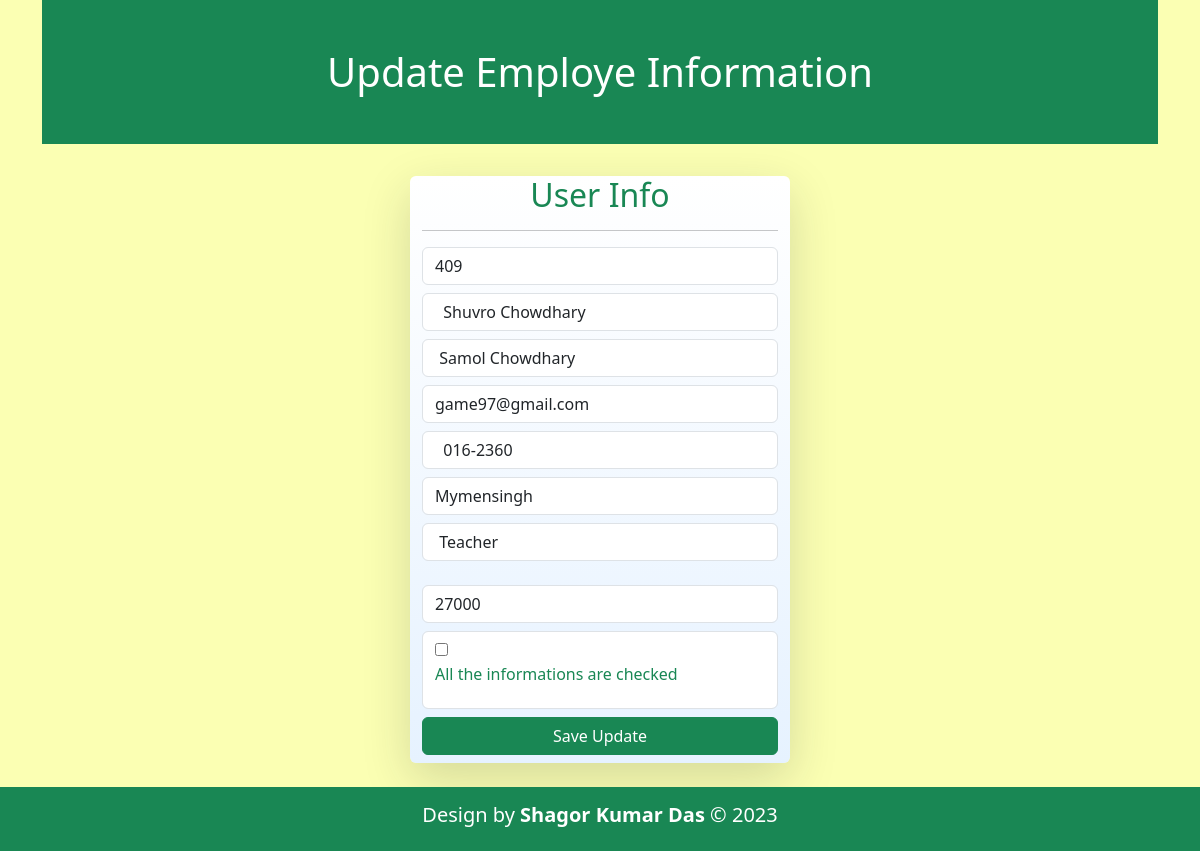
The page /project-5-php_CRUD_Employee_info/update.php?id=409 on the database its author committed.
### tables this page shows
CREATE TABLE `employee_info` (
  `id` int(5) NOT NULL,
  `name` varchar(50) NOT NULL,
  `father_name` varchar(50) NOT NULL,
  `email` varchar(100) NOT NULL,
  `phone` varchar(11) NOT NULL,
  `address` varchar(50) DEFAULT NULL,
  `post` varchar(20) NOT NULL,
  `salary` int(8) NOT NULL
);

### project-5-php_CRUD_Employee_info/User.php (called while the page is built, shortened)
<?php
class User{
    private $conn;
    public function __construct(){
        $this->conn=mysqli_connect(HOSTNAME,USERNAME,PASSWORD,DATABASE);
    }
    public function update($id){
        $query="SELECT * FROM `employee_info` WHERE `id`=$id;";
        return $data=mysqli_query($this->conn,$query);
    }
}
?>

### project-5-php_CRUD_Employee_info/update.php (the view, shortened to what this page needs)
<?php
include "User.php";
$user= new User();
$id=$_GET['id'];
$data=$user->update($id);
$row=mysqli_fetch_assoc($data);
?>
<!DOCTYPE html>
<html lang="en">
<head>
    <link rel="stylesheet" href="css/all.css">
    <link rel="stylesheet" href="css/bootstrap.css">
    <link rel="stylesheet" href="css/style.css">
</head>
<body>
    <div class="container">
        <div class="row">
            <div class="col-12">
                <h1 class="bg-success text-bold text-center py-5 text-white ">
                    Update Employe Information
                </h1>
            </div>
        </div>
        <div class="row mt-4 justify-content-center mb-4">
            <div class="col-4 shadow-lg rounded water-drop-bg">
                <form action="" method="POST">
                    <h2 class="text-center text-success">User Info</h2>
                    <hr class="bg-success">
                    <div class="form-group mb-2">
                        <input type="number" name="employee_id" id="" value="<?php echo $row['id']; ?>" class="form-control" >
                    </div>
                    <div class="form-group mb-2">
                        <input type="text" name="employee_name" id="" placeholder="Employee Name" class="form-control"value="<?php echo $row['name']; ?>" required>
                    </div>
                    <div class="form-group mb-2">
                        <input type="text" name="employee_father_name" id="" placeholder="Employee Father Name"
                            class="form-control" value="<?php echo $row['father_name']; ?>" required>
                    </div>
                    <div class="form-group mb-2">
                        <input type="email" name="employee_email" id="" placeholder="Employee Email@gmail.com"
                            class="form-control" value="<?php echo $row['email']; ?>" required>
                    </div>
                    <div class="form-group mb-2">
                        <input type="text" name="employee_phone" id="" placeholder="Employee Phone-017x-xxx-xxx"
                            class="form-control"value="<?php echo $row['phone']; ?>" required>
                    </div>
                    <div class="form-group mb-2">
                        <input type="text" name="employee_address" id="" placeholder="Employee Address"
                            class="form-control"value="<?php echo $row['address']; ?>" required>
                    </div>
                    <div class="form-group mb-4">
                        <input type="text" name="employee_post" id="" placeholder="Employee Post-Software Engineer"
                            class="form-control"value="<?php echo $row['post']; ?>" required>
                    </div>
                    <div class="form-group mb-2">
                        <input type="number" name="employee_salary" id="" placeholder="Employee Salary -> 36500"
                            class="form-control"value="<?php echo $row['salary']; ?>" required>
                    </div>
                    <div class="form-control mb-2">
                        <input type="checkbox" name="check" id="" required>
                        <p class="text-success text-bold">All the informations are checked</p>
                    </div>
                    <div class="form-group mb-2">
                        <input type="submit" name="update_save" id="" value="Save Update" class=" btn btn-success w-100">
                    </div>
                </form>
            </div>
        </div>
    </div>
     <?php
        include "foot.php";
     ?>
</body>
</html>

### project-5-php_CRUD_Employee_info/css/style.css (style rules this page uses)
body { background-color: #fbffb3; }
.water-drop-bg { background: linear-gradient(to bottom, #ffffff, #e6f2ff); box-shadow: 0 2px 6px rgba(0, 0, 0, 0.3), 0 0 0 10px rgba(255, 255, 255, 0.3); }
input { background-color: none; font-size: 20px; font-weight: 600; color: rgb(84, 76, 76); }

### rows shown on the page
employee_info: employee_id "409", employee_father_name "Samol Chowdhary", employee_email "game97@gmail.com"
